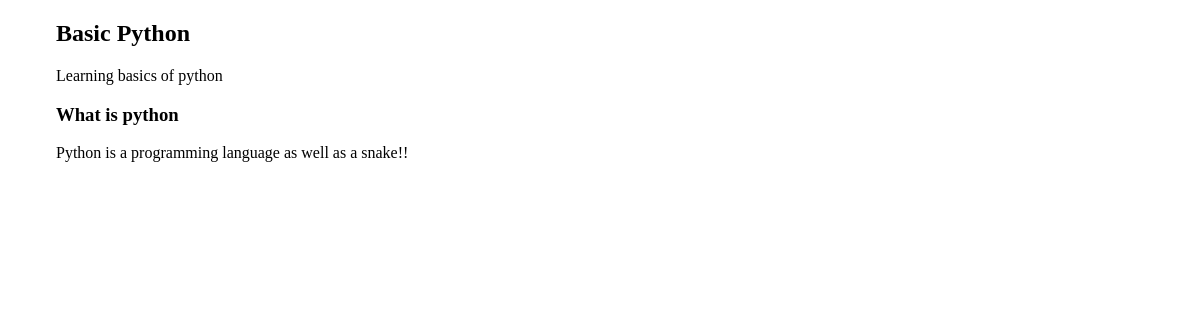
Before: /courses/1/ with the older database file.
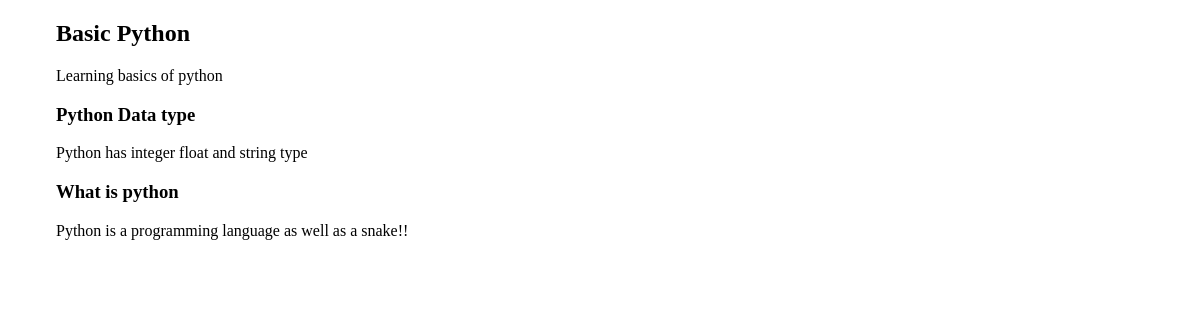
After: the same page with the newer database file.
### courses/models.py (models this page shows, shortened)
class Course(models.Model):
    created_at = models.DateField(auto_now_add=True)
    title = models.CharField(max_length=250)
    description = models.TextField()

class Step(models.Model):
    title = models.CharField(max_length=255)
    description=models.TextField()
    content=models.TextField(blank= True,default='')
    order = models.IntegerField(default=0)
    course=models.ForeignKey(Course)
    class Meta:
        ordering=['order',]

### courses/views.py (the view)
# urls.py: url(r'(?P<pk>\d+)/$',views.course_detail),
def course_detail(request,pk):
    course= Course.objects.get(pk=pk)
    return render(request,'courses/course_detail.html',{'course':course})

### courses/templates/courses/course_detail.html (shortened to what this page needs)
{% extends "layout.html" %}
{% block content %}
    <article>
    <h2>{{ course.title }}</h2>
    {{ course.description }}
    <section>
        {%  for step in course.step_set.all %}
          <h3>{{ step.title }}</h3>
          {{ step.description }}
         {% endfor %}
    </section>
    </article>
{% endblock %}

### templates/layout.html (shortened to what this page needs)
{%  load static from staticfiles %}
<!DOCTYPE html>
<html lang="en">
<head>
    <link rel="stylesheet" href="{% static 'css/layout.css' %}">
</head>
<body>
    <div class="site-container">
    {% block content %}{% endblock %}
    </div>
</body>
</html>

### assets/css/layout.css (style rules this page uses)
html { box-sizing: border-box; }
*, *::after, *::before { box-sizing: inherit; }
.site-container { max-width: 68em; margin-left: auto; margin-right: auto; }
.site-container::after { clear: both; content: ""; display: table; }

Changed rows visible on the page:
added Step: title "Python Data type", description "Python has integer float and string type"
